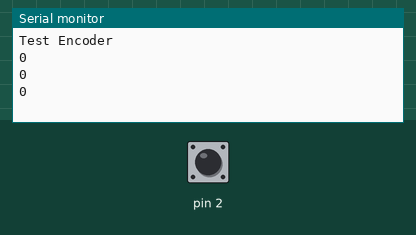
Recording of a sketch running on a simulated Arduino Uno, built with avr-gcc and run on an emulated ATmega328P. Parts: the last lines printed to the serial monitor. The inputs (shaded band) are chosen by the test bench; at power-on: pin 2 HIGH.

Above: at 1.2 s.
1.3 s: pin 2 pulled LOW for 0.15 s
At 1.9 s:
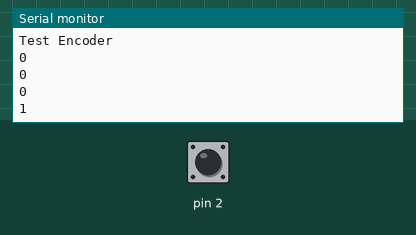
2.9 s: pin 2 pulled LOW for 1 s
At 4.4 s:
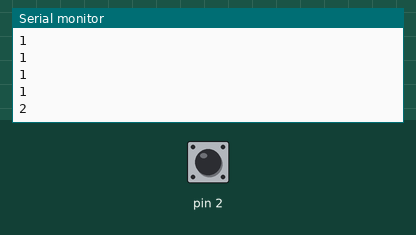
5.4 s: pin 2 pulled LOW for 0.15 s
At 6.4 s:
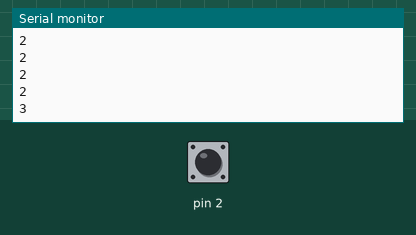
Timing chart, 0 to 8.4 s (numbered marks = the images above; inputs shaded):
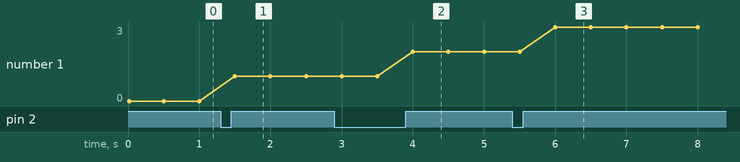

Measured:
- after the input at 1.3 s, the serial monitor: prints a new line after 0.20 s (image 1)
- after the input at 2.9 s, the serial monitor: prints a new line after 1.1 s (image 2)
- after the input at 5.4 s, the serial monitor: prints a new line after 0.60 s (image 3)
- plotted number 1: 0 → 1 after the input at 1.3 s, 1 → 2 after the input at 2.9 s, 2 → 3 after the input at 5.4 s

The sketch:

Lab_WK10_2.ino
```cpp
int v = 0;

void setup()
{
  pinMode(2, INPUT_PULLUP);
  Serial.begin(9600);
  Serial.println("Test Encoder");
  attachInterrupt(digitalPinToInterrupt(2),
                 eevee, RISING);
}

void loop()
{
  Serial.println(v);
  delay(500);
}

void eevee()
{
  v++;
}
```
